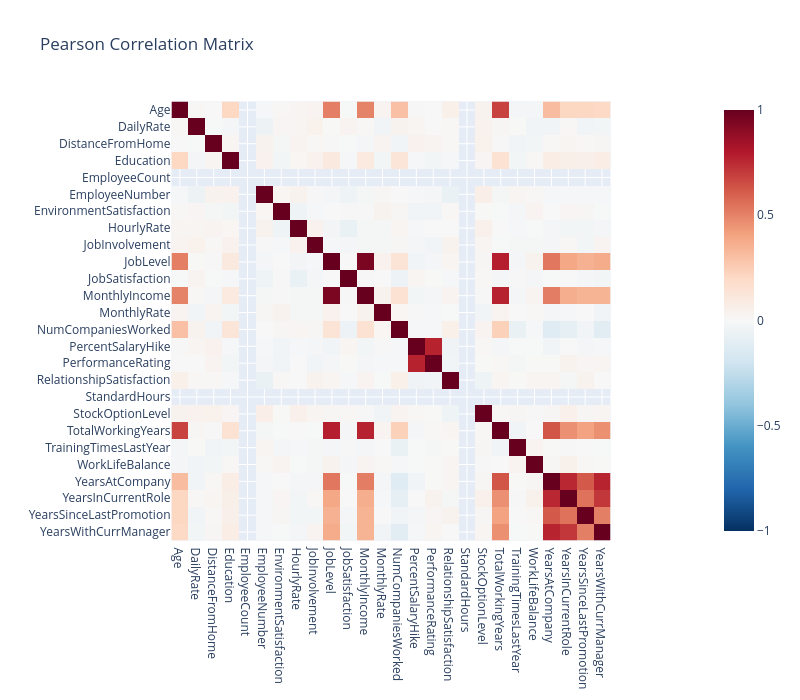

Write notebook code for a chart like this one.
### Markdown cell above
The correlation heatmap shows relationships between numerical features. Some features like YearsAtCompany, YearsInCurrentRole, and YearsWithCurrManager are highly correlated. However, since we are using a Random Forest model, multicollinearity is not a major concern.

### Code cell
# Select only numerical columns for correlation
num_cols = df.select_dtypes(include=[np.number]).columns.tolist()
corr_matrix = df[num_cols].corr()

# Interactive Plotly Heatmap
fig = px.imshow(
    corr_matrix,
    title='Pearson Correlation Matrix',
    color_continuous_scale='RdBu_r',
    zmin=-1, zmax=1,
    width=800, height=700
)
fig.show()

### Figure 1 — Plotly figure (JSON) as saved in the notebook; plotly's stock layout.template omitted (floating-point values rounded to 4 significant figures; data arrays with more than 128 entries replaced by an {"elided": "..."} marker saying what was removed)
{"data": [{"coloraxis": "coloraxis", "hovertemplate": "x: %{x}<br>y: %{y}<br>color: %{z}<extra></extra>", "name": "0", "type": "heatmap", "x": ["Age", "DailyRate", "DistanceFromHome", "Education", "EmployeeCount", "EmployeeNumber", "EnvironmentSatisfaction", "HourlyRate", "JobInvolvement", "JobLevel", "JobSatisfaction", "MonthlyIncome", "MonthlyRate", "NumCompaniesWorked", "PercentSalaryHike", "PerformanceRating", "RelationshipSatisfaction", "StandardHours", "StockOptionLevel", "TotalWorkingYears", "TrainingTimesLastYear", "WorkLifeBalance", "YearsAtCompany", "YearsInCurrentRole", "YearsSinceLastPromotion", "YearsWithCurrManager"], "xaxis": "x", "y": ["Age", "DailyRate", "DistanceFromHome", "Education", "EmployeeCount", "EmployeeNumber", "EnvironmentSatisfaction", "HourlyRate", "JobInvolvement", "JobLevel", "JobSatisfaction", "MonthlyIncome", "MonthlyRate", "NumCompaniesWorked", "PercentSalaryHike", "PerformanceRating", "RelationshipSatisfaction", "StandardHours", "StockOptionLevel", "TotalWorkingYears", "TrainingTimesLastYear", "WorkLifeBalance", "YearsAtCompany", "YearsInCurrentRole", "YearsSinceLastPromotion", "YearsWithCurrManager"], "yaxis": "y", "z": {"elided": "26x26 float values"}}], "layout": {"coloraxis": {"cmax": 1, "cmin": -1, "colorscale": [[0, "rgb(5,48,97)"], [0.1, "rgb(33,102,172)"], [0.2, "rgb(67,147,195)"], [0.3, "rgb(146,197,222)"], [0.4, "rgb(209,229,240)"], [0.5, "rgb(247,247,247)"], [0.6, "rgb(253,219,199)"], [0.7, "rgb(244,165,130)"], [0.8, "rgb(214,96,77)"], [0.9, "rgb(178,24,43)"], [1, "rgb(103,0,31)"]]}, "height": 700, "title": {"text": "Pearson Correlation Matrix"}, "width": 800, "xaxis": {"anchor": "y", "constrain": "domain", "domain": [0, 1], "scaleanchor": "y"}, "yaxis": {"anchor": "x", "autorange": "reversed", "constrain": "domain", "domain": [0, 1]}}}
